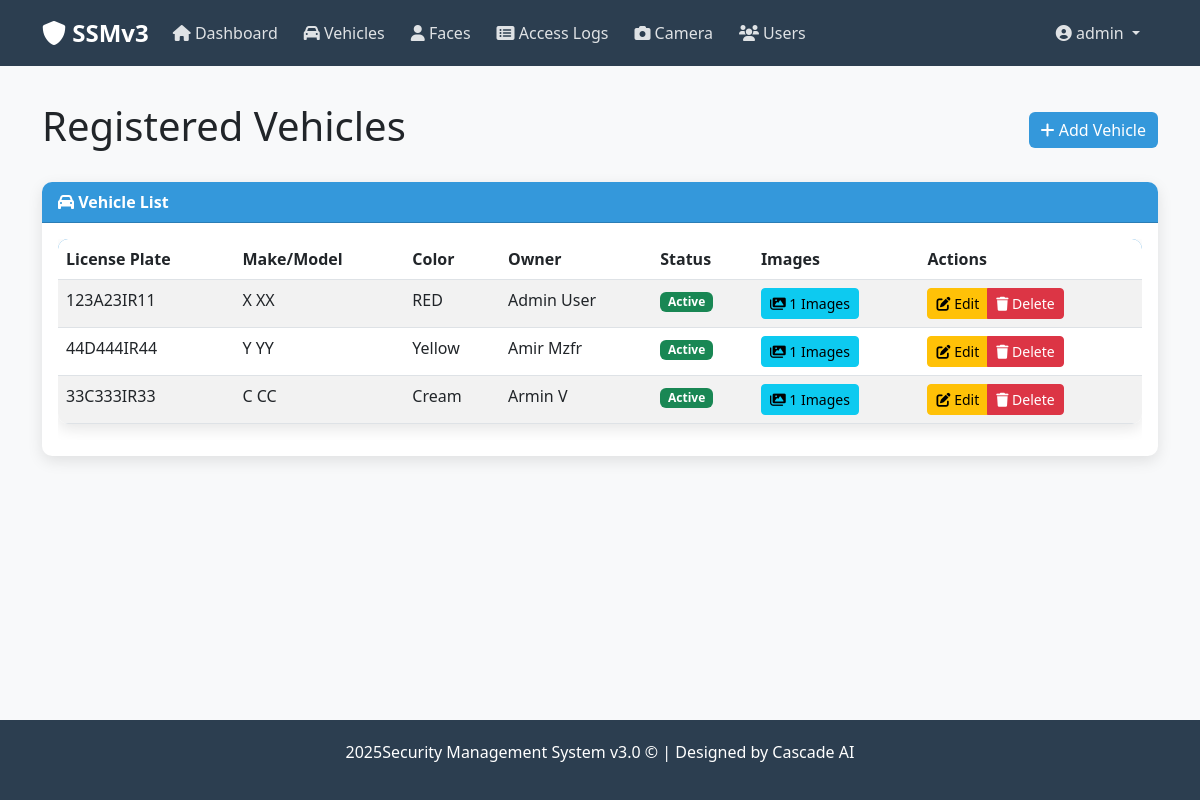
Page /vehicles (signed in) on the committed database.
### database/models.py (models this page shows, shortened)
class User(db.Model, UserMixin):
    id = db.Column(db.Integer, primary_key=True)
    username = db.Column(db.String(80), unique=True, nullable=False)
    email = db.Column(db.String(120), unique=True, nullable=False)
    password_hash = db.Column(db.String(128), nullable=False)
    first_name = db.Column(db.String(50), nullable=False)
    last_name = db.Column(db.String(50), nullable=False)
    role = db.Column(db.String(20), default='user')  # admin, user
    is_active = db.Column(db.Boolean, default=True)
    created_at = db.Column(db.DateTime, default=datetime.utcnow)
    vehicles = db.relationship('Vehicle', back_populates='owner', lazy=True)
    faces = db.relationship('Face', back_populates='user', lazy=True)

class Vehicle(db.Model):
    id = db.Column(db.Integer, primary_key=True)
    license_plate = db.Column(db.String(20), unique=True, nullable=False)
    make = db.Column(db.String(50))
    model = db.Column(db.String(50))
    color = db.Column(db.String(30))
    notes = db.Column(db.Text)
    is_active = db.Column(db.Boolean, default=True)
    created_at = db.Column(db.DateTime, default=datetime.utcnow)
    owner_id = db.Column(db.Integer, db.ForeignKey('user.id'), nullable=False)
    owner = db.relationship('User', back_populates='vehicles')
    plate_images = db.relationship('PlateImage', back_populates='vehicle', lazy=True)
    access_logs = db.relationship('AccessLog', back_populates='vehicle', lazy=True)

### app.py (the view)
@app.route('/vehicles')
@login_required
def vehicles():
    if current_user.role == 'admin':
        vehicles = Vehicle.query.all()
    else:
        vehicles = Vehicle.query.filter_by(owner_id=current_user.id).all()
    return render_template('plates/index.html', vehicles=vehicles)

### app.py (called while the page is built)
@login_manager.user_loader
def load_user(user_id):
    return User.query.get(int(user_id))

@app.before_request
def check_services():
    global plate_detection_service, face_detection_service
    if plate_detection_service is None:
        start_services()

### templates/plates/index.html (shortened to what this page needs)
{% extends 'base.html' %}
{% block content %}
<div class="d-flex justify-content-between align-items-center mb-4">
    <h1>Registered Vehicles</h1>
    <a href="{{ url_for('add_vehicle') }}" class="btn btn-primary">
        <i class="fas fa-plus"></i> Add Vehicle
    </a>
</div>
<div class="card">
    <div class="card-header">
        <i class="fas fa-car"></i> Vehicle List
    </div>
    <div class="card-body">
        <div class="table-responsive">
            <table class="table table-striped">
                <thead>
                    <tr>
                        <th>License Plate</th>
                        <th>Make/Model</th>
                        <th>Color</th>
                        <th>Owner</th>
                        <th>Status</th>
                        <th>Images</th>
                        <th>Actions</th>
                    </tr>
                </thead>
                <tbody>
                    {% for vehicle in vehicles %}
                    <tr>
                        <td>{{ vehicle.license_plate }}</td>
                        <td>{{ vehicle.make }} {{ vehicle.model }}</td>
                        <td>{{ vehicle.color }}</td>
                        <td>{{ vehicle.owner.first_name }} {{ vehicle.owner.last_name }}</td>
                        <td>
                            {% if vehicle.is_active %}
                                <span class="badge bg-success">Active</span>
                            {% else %}
                                <span class="badge bg-danger">Inactive</span>
                            {% endif %}
                        </td>
                        <td>
                            <a href="{{ url_for('vehicle_plates', vehicle_id=vehicle.id) }}" class="btn btn-sm btn-info">
                                <i class="fas fa-images"></i> {{ vehicle.plate_images|length }} Images
                            </a>
                        </td>
                        <td>
                            <div class="btn-group" role="group">
                                <a href="{{ url_for('edit_vehicle', vehicle_id=vehicle.id) }}" class="btn btn-sm btn-warning">
                                    <i class="fas fa-edit"></i> Edit
                                </a>
                                <button type="button" class="btn btn-sm btn-danger" data-bs-toggle="modal" data-bs-target="#deleteModal{{ vehicle.id }}">
                                    <i class="fas fa-trash"></i> Delete
                                </button>
                            </div>
                        </td>
                    </tr>
                    {% else %}
                    <tr>
                        <td colspan="7" class="text-center">No vehicles registered yet</td>
                    </tr>
                    {% endfor %}
                </tbody>
            </table>
        </div>
    </div>
</div>
{% endblock %}

### templates/base.html (shortened to what this page needs)
<!DOCTYPE html>
<html lang="en">
<head>
    <link href="https://cdn.jsdelivr.net/npm/bootstrap@5.3.0-alpha1/dist/css/bootstrap.min.css" rel="stylesheet">
    <link href="https://cdnjs.cloudflare.com/ajax/libs/font-awesome/6.0.0/css/all.min.css" rel="stylesheet">
</head>
<body>
    <nav class="navbar navbar-expand-lg navbar-dark">
        <div class="container">
            <a class="navbar-brand" href="{{ url_for('index') }}">
                <i class="fas fa-shield-alt"></i> SSMv3
            </a>
            <div class="collapse navbar-collapse" id="navbarNav">
                {% if current_user.is_authenticated %}
                <ul class="navbar-nav me-auto">
                    <li class="nav-item">
                        <a class="nav-link" href="{{ url_for('index') }}">
                            <i class="fas fa-home"></i> Dashboard
                        </a>
                    </li>
                    <li class="nav-item">
                        <a class="nav-link" href="{{ url_for('vehicles') }}">
                            <i class="fas fa-car"></i> Vehicles
                        </a>
                    </li>
                    <li class="nav-item">
                        <a class="nav-link" href="{{ url_for('faces') }}">
                            <i class="fas fa-user"></i> Faces
                        </a>
                    </li>
                    <li class="nav-item">
                        <a class="nav-link" href="{{ url_for('access_logs') }}">
                            <i class="fas fa-list-alt"></i> Access Logs
                        </a>
                    </li>
                    <li class="nav-item">
                        <a class="nav-link" href="{{ url_for('camera') }}">
                            <i class="fas fa-camera"></i> Camera
                        </a>
                    </li>
                    {% if current_user.role == 'admin' %}
                    <li class="nav-item">
                        <a class="nav-link" href="{{ url_for('users') }}">
                            <i class="fas fa-users"></i> Users
                        </a>
                    </li>
                    {% endif %}
                </ul>
                <ul class="navbar-nav">
                    <li class="nav-item dropdown">
                        <a class="nav-link dropdown-toggle" href="#" id="userDropdown" role="button" data-bs-toggle="dropdown" aria-expanded="false">
                            <i class="fas fa-user-circle"></i> {{ current_user.username }}
                        </a>
                    </li>
                </ul>
                {% endif %}
            </div>
        </div>
    </nav>
    <div class="content">
        <div class="container">
            {% block content %}{% endblock %}
        </div>
    </div>
    <footer>
        <div class="container">
            <p>Security Management System v3.0 &copy; {{ current_year }} | Designed by Cascade AI</p>
        </div>
    </footer>
</body>
</html>

### templates/base.html (style rules this page uses)
:root { --primary-color: #3498db; --secondary-color: #2c3e50; --success-color: #2ecc71; --danger-color: #e74c3c; --warning-color: #f39c12; --light-color: #ecf0f1; --dark-color: #34495e; }
body { min-height: 100vh; display: flex; flex-direction: column; background-color: #f8f9fa; }
.navbar { background-color: var(--secondary-color); padding: 10px 20px; }
.navbar-brand { color: white; font-weight: bold; font-size: 1.5rem; }
.nav-link { color: rgba(255, 255, 255, 0.85); margin-right: 10px; font-weight: 500; transition: all 0.3s; }
.content { flex: 1; padding: 20px; }
.card { border: none; border-radius: 10px; box-shadow: 0 5px 15px rgba(0, 0, 0, 0.1); transition: transform 0.3s; margin-bottom: 20px; }
.card-header { background-color: var(--primary-color); color: white; border-radius: 10px 10px 0 0 !important; font-weight: bold; }
.btn-primary { background-color: var(--primary-color); border: none; }
.table { border-radius: 10px; overflow: hidden; box-shadow: 0 5px 15px rgba(0, 0, 0, 0.1); }
.table thead { background-color: var(--primary-color); color: white; }
footer { background-color: var(--secondary-color); color: white; padding: 20px; text-align: center; margin-top: auto; }

### rows in the picture
User: username "admin"
Vehicle: license_plate "123A23IR11", make "X", model "XX", color "RED", owner.first_name "Admin", owner.last_name "User", is_active "Active", plate_images|length "1"
Vehicle: license_plate "44D444IR44", make "Y", model "YY", color "Yellow", owner.first_name "Amir", owner.last_name "Mzfr", is_active "Active", plate_images|length "1"
Vehicle: license_plate "33C333IR33", make "C", model "CC", color "Cream", owner.first_name "Armin", owner.last_name "V", is_active "Active", plate_images|length "1"
